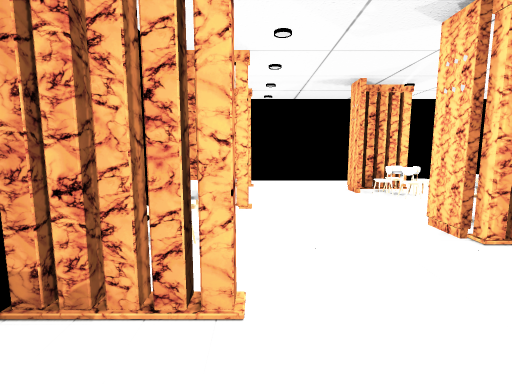
view 1 (above)

15 first-person views from a walk through a scene from a Unity 3-D project. The camera is 1.5 m above the floor, tilts 8° down and sees 80° across. The floor is counted in squares, 1 m on a side. Each view is taken from the middle of a square. On the plan, view 1 faces up. The plan holds only what a view shows up to about 15 squares ahead; the rest is blank. The place goes on beyond the plan. Some animated figures are not drawn.

view 2
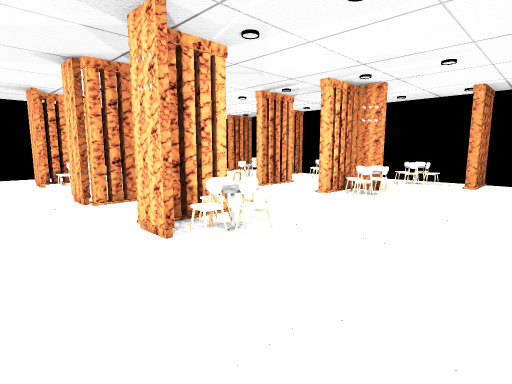

view 3
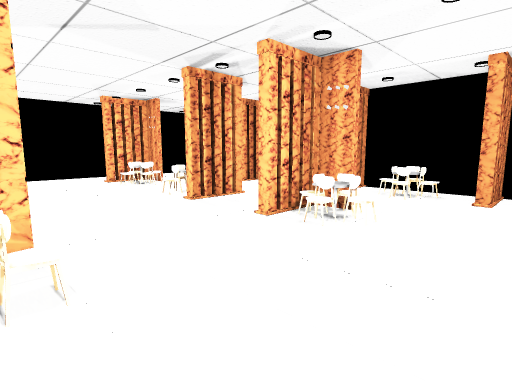

view 4
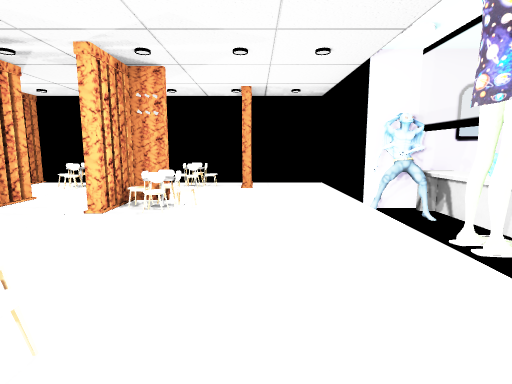

view 5
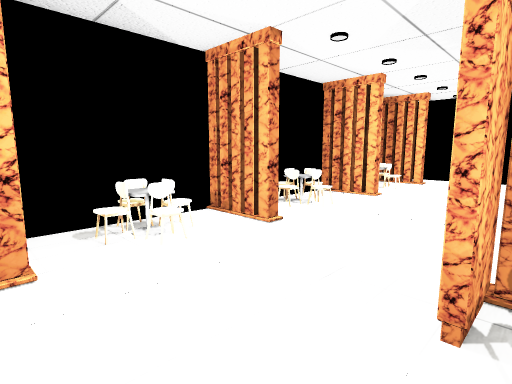

view 6
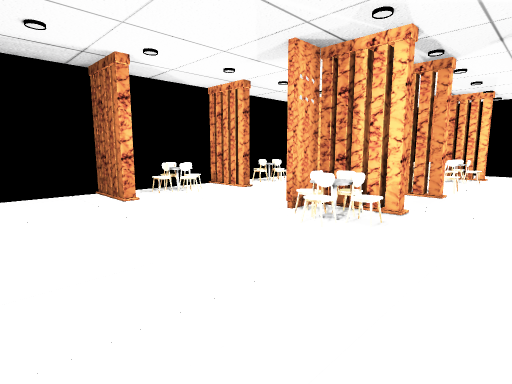

view 7
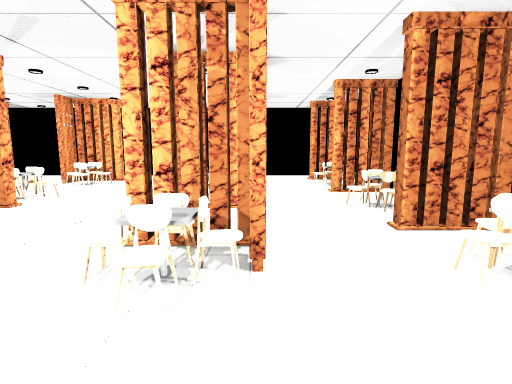

view 8
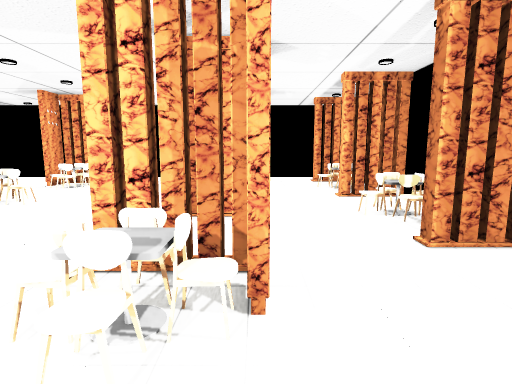

view 9
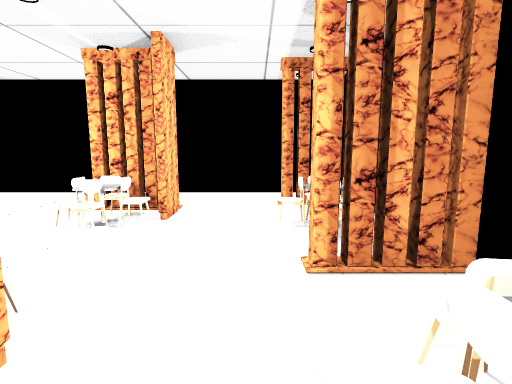

view 10
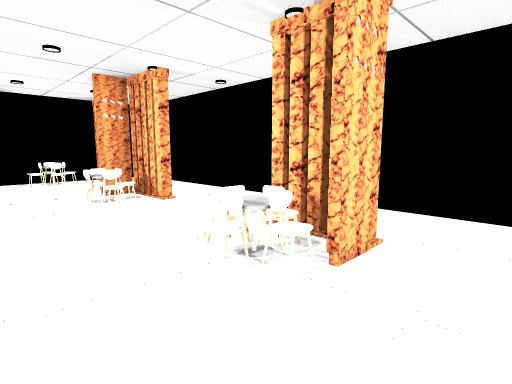

view 11
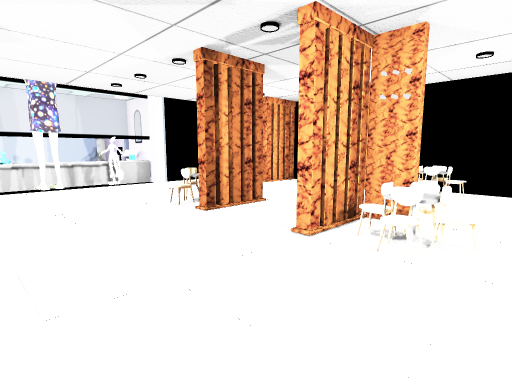

view 12
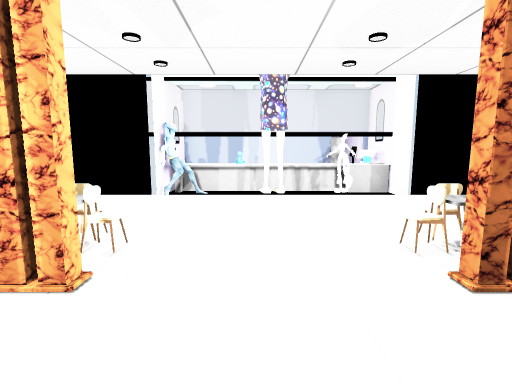

view 13
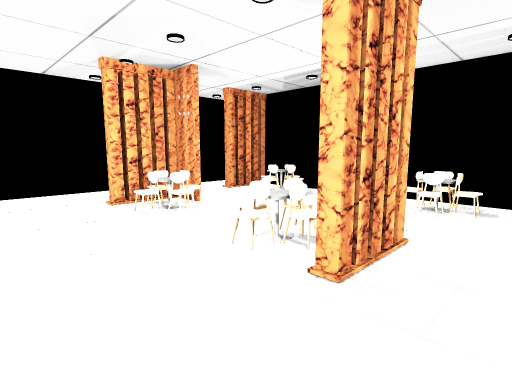

view 14
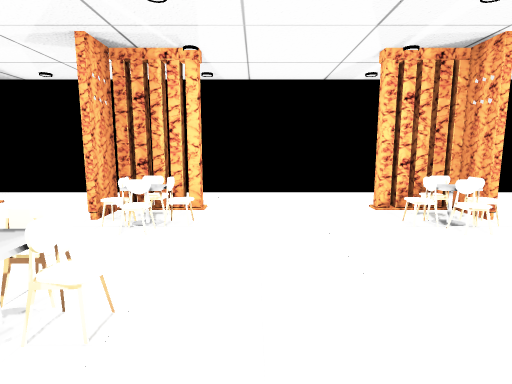

view 15
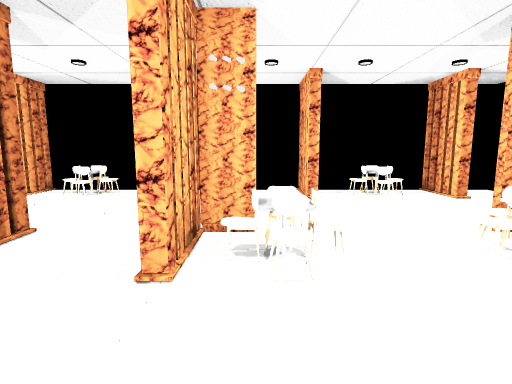

### Floor plan
Key: @ floor where view 1 was taken; # wall or solid block; x gap in a wall; . floor; / step, stairs or slope; ^ raised ledge; T thing the floor can be seen under or through; O other object.
Columns run from 2 left of view 1 to 17 right of it. Each row starts with its distance up from view 1.
 15 ##############   ###
 14  ..................#
 13  ................. #
 12 ##....#x.....##..###
 11 #.....#O......#..O.#
 10 OO....OO....OO...O #
  9  ..................#
  8 ##...............###
  7 #......O.....O.....#
  6 #.....#O.....O#..O.#
  5 OO....##.....##..O #
  4  ..................#
  3 ##...............###
  2 #O....##.....TT..O.#
  1 OO....OOO...OOT..O.#
  0 #O@....O....OO...O #
 -1 #..................#
 -2 #x...............###
 -3  ..................
 -4  ..................
 -5    ###...O/..O#
 -6      ##O#####O
 -7      ##^^^^^^^
 -8      #       #

Where each view was taken, in squares from view 1:
view 1: 0 up, 0 right, facing up
view 2: 4 down, 1 right, facing up-right
view 3: 3 down, 5 right, facing up-right
view 4: 2 down, 3 right, facing right
view 5: 2 down, 4 right, facing up-left
view 6: 5 down, 8 right, facing up-left
view 7: 3 down, 12 right, facing up
view 8: 2 down, 12 right, facing up
view 9: 4 up, 14 right, facing up
view 10: 7 up, 14 right, facing up-left
view 11: 8 up, 10 right, facing down-left
view 12: 5 up, 8 right, facing down
view 13: 3 up, 7 right, facing up-right
view 14: 4 up, 7 right, facing up
view 15: 6 up, 9 right, facing left
